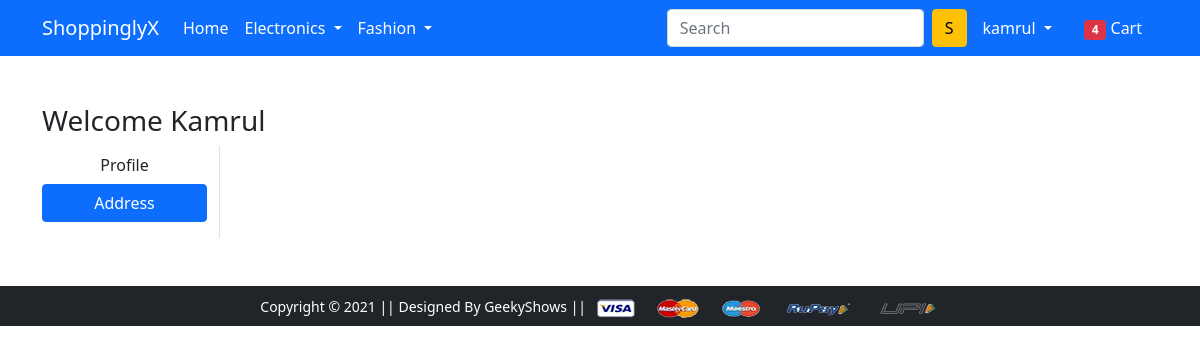
/address/ (signed in), run on an earlier commit of the app's database.
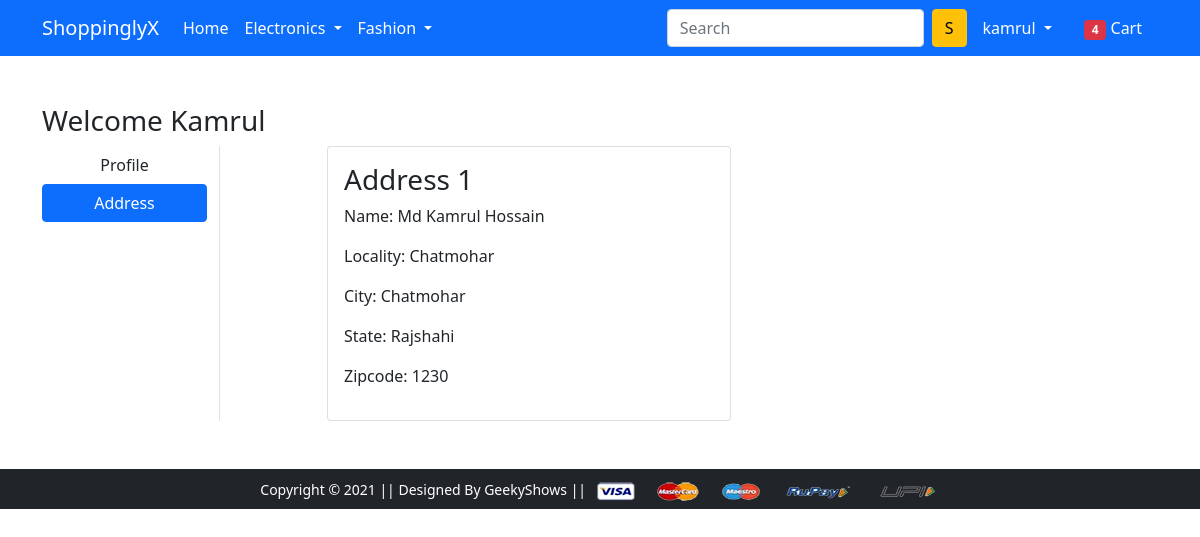
And on a later commit of the database.
### app/models.py (models this page shows, shortened)
class Customer(models.Model):
    user = models.ForeignKey(User, on_delete=models.CASCADE)
    name = models.CharField(max_length=150)
    locality = models.CharField(max_length=150)
    city = models.CharField(max_length=50)
    zipcode = models.IntegerField()
    state = models.CharField(choices=STATE_CHOICES,max_length=50)

### app/views.py (the view)
# urls.py: path('address/', views.address, name='address'),
@login_required
def address(request):
 add = Customer.objects.filter(user = request.user)
 return render(request, 'app/address.html',{"add":add,"active":"btn-primary"})

### app/templates/app/address.html (shortened to what this page needs)
{% extends 'app/base.html' %}
{% load static %}
{% block main-content %}
<div class="container my-5">
 <div class="row">
 <h3>Welcome <span class="text-capitalize">{{request.user}}</span></h3>
  <div class="col-sm-2 border-end">
   <ul class="list-unstyled">
    <li class="d-grid"><a href="{% url 'profile' %}" class="btn">Profile</a></li>
    <li class="d-grid"><a href="{% url 'address' %}" class="btn {{active}}">Address</a></li>
   </ul>
  </div>
  <div class="col-sm-9 offset-sm-1">
   <div class="row">
    {% for ad in add%}
    <div class="col-sm-6">
     <div class="card">
      <div class="card-body">
       <h3>Address {{forloop.counter}}</h3>
       <p>Name: {{ad.name}}</p>
       <p>Locality: {{ad.locality}}</p>
       <p>City: {{ad.city}}</p>
       <p>State: {{ad.state}}</p>
       <p>Zipcode: {{ad.zipcode}}</p>
      </div>
     </div>
    </div>
    {% endfor %}
   </div>
  </div>
 </div>
</div>
{% endblock main-content %}

What changed in the data, as far as the page shows it:
added Customer: name "Md Kamrul Hossain", locality "Chatmohar", city "Chatmohar", state "Rajshahi", zipcode "1230"
